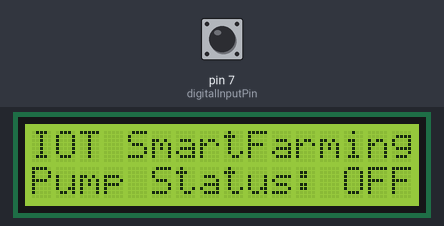
Simulated run of this sketch. Board: Arduino Uno, built with avr-gcc and run on an emulated ATmega328P. On the bench: 16×2 character LCD. The test bench sets the inputs (shaded band); at power-on: pin 7 (digitalInputPin) HIGH. What the sketch prints to the serial monitor is not drawn.

Above: at 0.1 s.
At 1.2 s:
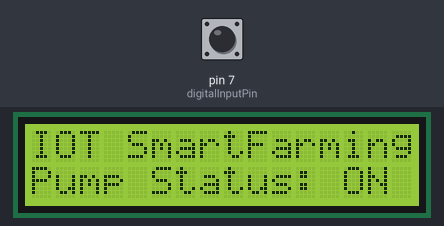

The sketch:

arduino_with_lcd.ino
```cpp
#include <Wire.h>
#include <LiquidCrystal_I2C.h>

LiquidCrystal_I2C lcd(0x27,16,2);  // set the LCD address to 0x27 for a 16 chars and 2 line display

int digitalInputPin = 7;

void setup()
{
  lcd.init(); // initialize the lcd
  // Print a message to the LCD.
  lcd.backlight();
  lcd.setCursor(0,0);
  lcd.print("IOT SmartFarming");
  lcd.setCursor(0,1);
  lcd.print("Pump Status: OFF");
  pinMode(digitalInputPin, INPUT_PULLUP);
  Serial.begin(9600);
}


void loop() {
  delay(1000);
  Serial.print("Digital Read at Pin 5: ");
  Serial.println(digitalRead(digitalInputPin));
  // read the state coming from ESP32
  if (digitalRead(digitalInputPin) == HIGH) {
    lcd.clear();
    lcd.setCursor(0,0);
    lcd.print("IOT SmartFarming");
    lcd.setCursor(0,1);
    lcd.print("Pump Status: ON");
  } else {
    lcd.clear();
    lcd.setCursor(0,0);
    lcd.print("IOT SmartFarming");
    lcd.setCursor(0,1);
    lcd.print("Pump Status: OFF");
  }
}
```
